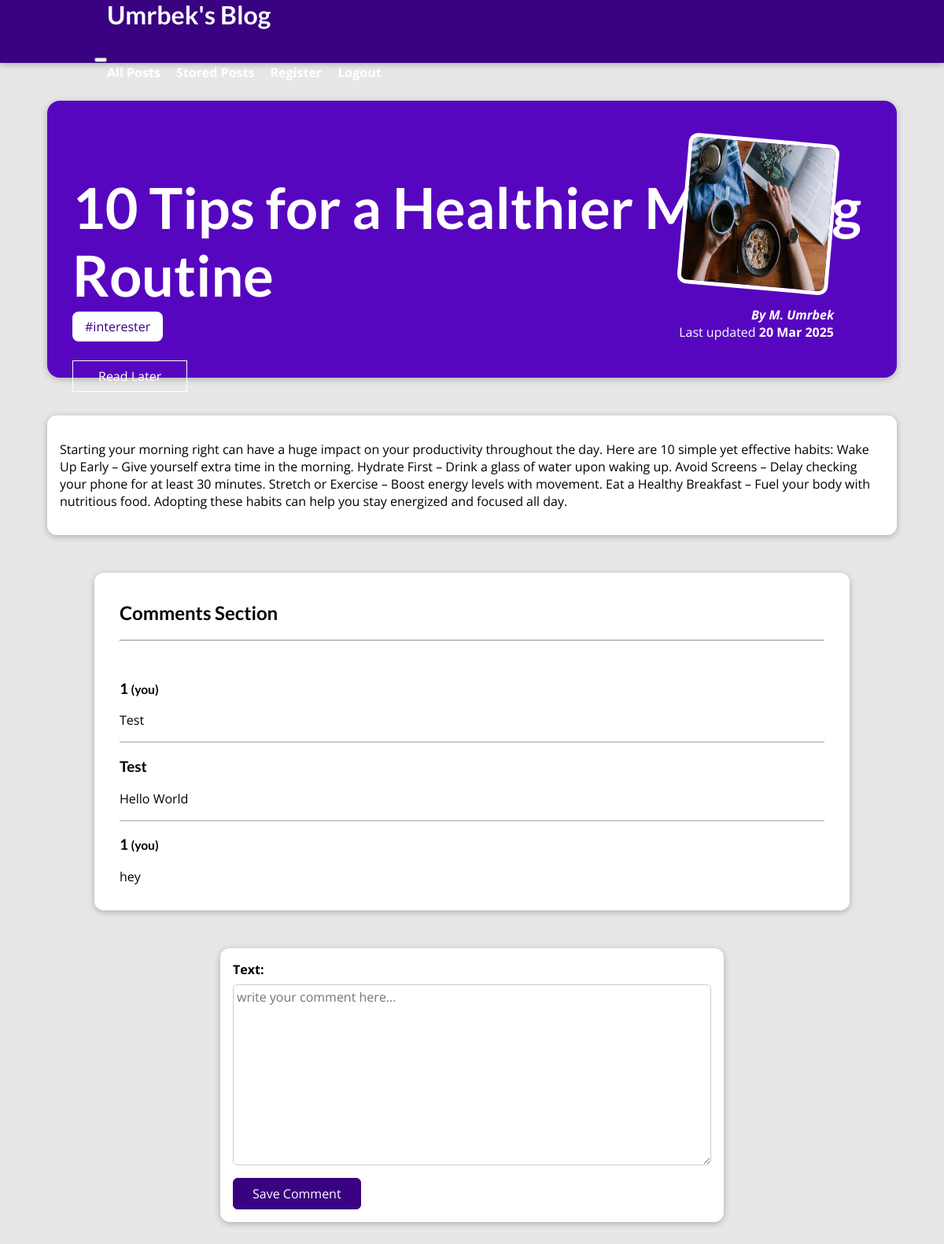
The page /posts/10-tips-for-a-healthier-morning-routine (signed in) on the database its author committed.
### blog/models/post_model.py (models this page shows, shortened)
class Post(models.Model):
    title = models.CharField(max_length=50)
    excerpt = models.CharField(max_length=100)
    image = models.ImageField(upload_to="images", null=True)
    date = models.DateField(auto_now=True) # More
    slug = models.SlugField(unique=True) # More
    content = models.TextField(validators=[MinLengthValidator(10)])
    author = models.ForeignKey(author_model.Author, on_delete=models.SET_NULL, related_name='posts', null=True)
    tags = models.ManyToManyField(tag_model.Tag)

### blog/models/tag_model.py (models this page shows, shortened)
class Tag(models.Model):
    caption = models.CharField(max_length=100)

### blog/models/author_model.py (models this page shows)
class Author(models.Model):
    first_name = models.CharField(max_length=50)
    last_name = models.CharField(max_length=50)
    email = models.EmailField(unique=True)
    def full_name(self):
        return f"{self.last_name[0].capitalize()}. {self.first_name}"
    def __str__(self):
        return self.full_name()

### blog/models/comment_model.py (models this page shows)
class Comment(models.Model):
    text = models.TextField(max_length=400)
    post = models.ForeignKey(post_model.Post, on_delete=models.CASCADE, related_name="comments")
    user = models.ForeignKey(User, on_delete=models.CASCADE, related_name="comments", null=True)

### blog/views/post_detail_view.py (the view, shortened to what this page needs)
# urls.py: path('posts/<slug:slug>', post_detail_view.PostDetailView.as_view(), name='post-detail-page'),
class PostDetailView(View):
    def my_context(self, post, request, form):
        context = {
            'post': post,
            'post_tags': post.tags.all(),
            'comments': get_post_comments(post).order_by("-id"),
            'comment_form': form,
            'stored_post_ids': get_session_value(request, 'stored_post_ids')
        }
        return context
    def get(self, request, slug):
        post = get_post_by_slug(slug)
        context = self.my_context(post, request, MyCommentForm())
        return render(request, "blog/post-detail.html", context)

### blog/forms/comment_form.py
class MyCommentForm(forms.Form):
    text = forms.CharField(widget=forms.Textarea(attrs={"placeholder": "write your comment here..."}))

### blog/repository/posts_repository.py (called while the page is built)
def get_post_by_slug(slug):
    return Post.objects.get(slug=slug) # slug is unique field

def get_post_comments(post):
    return post.comments.all()

### blog/repository/session_repository.py (called while the page is built)
def get_session_value(request, key: str) -> str:
    return request.session.get(key)

### blog/templates/blog/post-detail.html (shortened to what this page needs)
{% extends "base.html" %}
{% load static %}
{% block css_files %}
<link rel="stylesheet" href='{% static "blog/post-detail.css" %}' />
{% endblock %}
{% block content %}
<section id='summary'>
    <div class="container">
        <div class="content-area">
            <h2>{{ post.title }}</h2>
            <div id='tags'>
                {% for tag in post_tags %}
                <span class='tag'>#{{ tag.caption }}</span>
                {% endfor %}
            </div>
            <div id='read-later'>
                <form action='{% url "stored-posts-page" %}' method="POST">
                    {% if post.id in stored_post_ids %}
                    <p>Currently in your reading list</p>
                    <input type="hidden" name="post_id" value="{{ post.id }}">
                    <input type="hidden" name="post_slug" value="{{ post.slug }}">
                    <button>Remove from Read Later</button>
                    {% else %}
                    <button>Read Later</button>
                    {% endif %}
                </form>
            </div>
        </div>
        <article>
            <div class="post-image">
                <img src="{{ post.image.url }}" alt="{{post.title}}">
            </div>
            <div class="post-meta">
                <address>By <a href="mailto:{{ post.author.email }}">{{post.author}}</a></address>
                <div class="date">
                    Last updated <time>{{post.date|date:"d M Y"}}</time>
                </div>
            </div>
        </article>
    </div>
</section>
<main>
    <p>{{ post.content }}</p>
</main>
<section id="comments">
    <h1>Comments Section</h1>
    <hr>
    <br>
    <ul>
        {% if comments %}
        {% for comment in comments %}
        <li>
            <h3>{{ comment.user.username }} {% if comment.user.id == request.user.id %} <span
                    style="font-size: smaller;">(you)</span> {% endif %}</h3>
            <p>{{ comment.text|linebreaks }}</p>
        </li>
        {% endfor %}
        {% else %}
        <li>
            <p>No comments yet!</p>
        </li>
        {% endif %}
    </ul>
</section>
<section id="comment-form">
    <form action='{% url "post-detail-page" post.slug %}#comments' method="POST">
        {% for field in comment_form %}
        <div class="form-control {% if field.errors %}invalid{% endif %}">
            {{ field.label_tag }}
            {{ field }}
        </div>
        {% endfor %}
        <button>Save Comment</button>
    </form>
</section>
{% endblock %}

### staticfiles/app.css (style rules this page uses)
* { box-sizing: border-box; }
html { font-family: 'Open Sans', 'Lato', sans-serif; }
body { margin: 0; }
h1, h2, h3 { font-family: 'Lato', sans-serif; font-weight: bold; }

### staticfiles/blog/post-detail.css (style rules this page uses)
body { background-color: #e7e7e7; }
#summary { margin: 8rem auto 3rem auto; padding: 2rem; width: 90%; max-width: 90rem; border-radius: 16px; background-color: #5706c0; position: relative; box-shadow: 0 2px 8px rgba(0, 0, 0, 0.25); height: 22rem; }
#summary h2 { color: white; font-size: 4.5rem; margin-bottom: 0.25rem; }
#summary article { position: absolute; top: 2rem; right: 3rem; padding: 1rem 2rem; border-radius: 12px; text-align: right; color: white; }
#summary article img { width: 12rem; height: 12rem; border-radius: 12px; transform: rotateZ(5deg); border: 5px solid white; margin-bottom: 1rem; }
#summary address { font-weight: bold; }
#summary a { color: white; text-decoration: none; }
#summary time { font-weight: bold; }
#read-later { margin: 2rem 0; }
#read-later button { background-color: transparent; border: 1px solid white; padding: 0.5rem 2rem; font: inherit; color: white; cursor: pointer; }
main { width: 90%; max-width: 90rem; margin: 3rem auto; background-color: white; padding: 1rem; border-radius: 12px; box-shadow: 0 2px 8px rgba(0, 0, 0, 0.25); }
#tags { padding-top: 0.5rem; }
.tag { background-color: white; color: #390281; padding: 0.5rem 1rem; border-radius: 8px; }
#comment-form { margin: 3rem auto; width: 90%; max-width: 40rem; border-radius: 12px; background-color: white; box-shadow: 0 2px 8px rgba(0, 0, 0, 0.25); padding: 1rem; }
#comment-form button { font: inherit; background-color: #390281; color: white; border: 1px solid #390281; padding: 0.5rem 1.5rem; border-radius: 6px; cursor: pointer; }
.form-control { margin-bottom: 1rem; }
.form-control label { font-weight: bold; margin-bottom: 0.5rem; display: block; }
.form-control input, .form-control textarea { display: block; width: 100%; font: inherit; padding: 0.25rem; border-radius: 6px; border: 1px solid #ccc; }
#comments { margin: 3rem auto; width: 90%; max-width: 60rem; border-radius: 12px; background-color: white; box-shadow: 0 2px 8px rgba(0, 0, 0, 0.25); padding: 1rem 2rem; }
#comments ul { list-style: none; margin: 0; padding: 0; }
#comments li { margin-bottom: 1rem; border-bottom: 2px solid #ccc; }
#comments li:last-of-type { border-bottom: none; }

### rows shown on the page
Post: title "10 Tips for a Healthier Morning Routine", image (picture), author "M. Umrbek", date "20 Mar 2025", content "Starting your morning right can have a huge impact on your productivity throughout the day. Here are 10 simple yet effective habits: Wake Up Early – Give yourself extra time in the morning. Hydrate First – Drink a glass of water upon waking up. Avoid Screens – Delay checking your phone for at least 30 minutes. Stretch or Exercise – Boost energy levels with movement. Eat a Healthy Breakfast – Fuel your body with nutritious food. Adopting these habits can help you stay energized and focused all day."
Tag: caption "interester"
Comment: user.username "1", shows "(you)", text "Test"
Comment: user.username "Test", text "Hello World"
Comment: user.username "1", shows "(you)", text "hey"

### other values the page prints
{{ field.label_tag }} "Text:"
